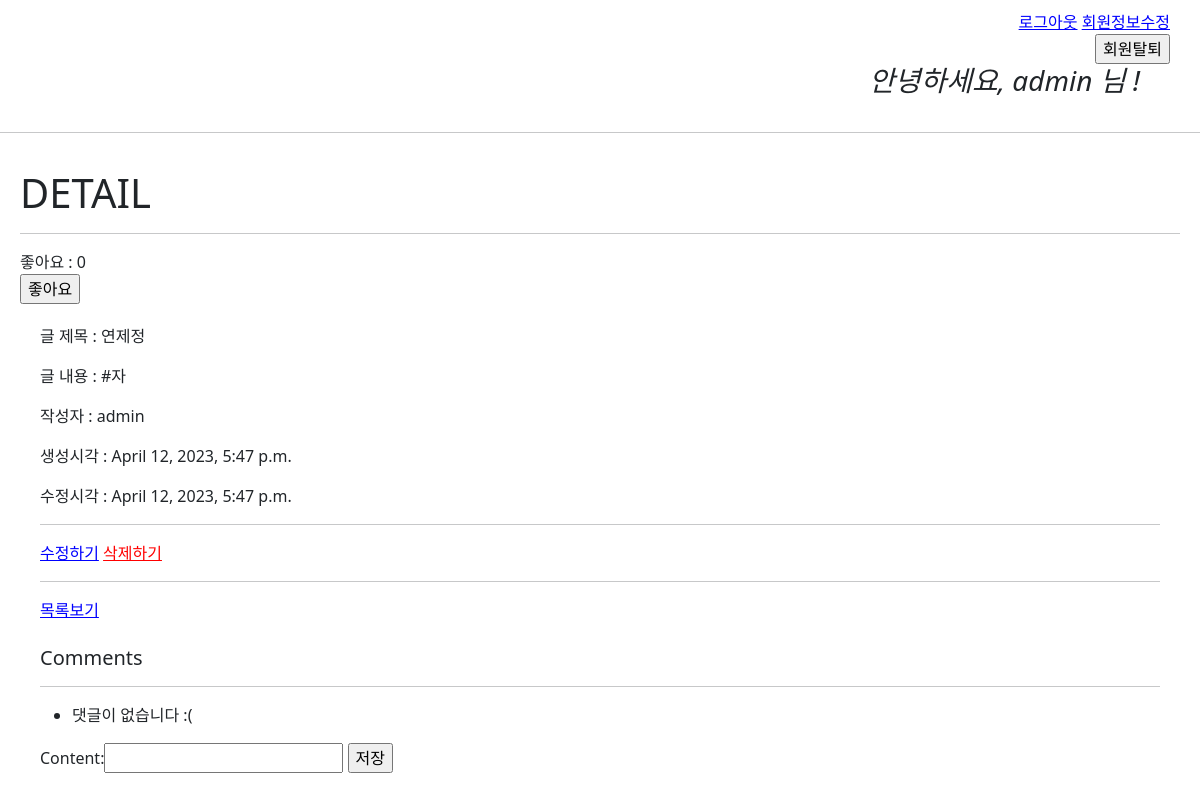
The app's page /articles/6/ (signed in) with its own data.
### accounts/models.py (models this page shows)
class User(AbstractUser):
    pass

### articles/models.py (models this page shows, shortened)
class Article(models.Model):
    hashtags = models.ManyToManyField(Hashtag)
    user = models.ForeignKey(settings.AUTH_USER_MODEL, on_delete=models.CASCADE)
    like_users = models.ManyToManyField(settings.AUTH_USER_MODEL, related_name='like_articles')
    title = models.CharField(max_length=30)
    content = models.TextField()
    image = models.ImageField(blank=True, null=True)
    thumbnail_img = ImageSpecField(
        source='image',
        processors=[Thumbnail(200,300)],
        format='JPEG',
        options={'quality':80},
    )
    created_at = models.DateTimeField(auto_now_add=True)
    updated_at = models.DateTimeField(auto_now=True)

### articles/views.py (the view)
# urls.py: path('<int:pk>/', views.detail, name='detail'),
def detail(request, pk):
    article = Article.objects.get(pk=pk)
    comment_form = CommentForm()
    comments = article.comment_set.all()
    comments = article.comment_set.filter(parent__isnull=True) # 댓글
    context = {
        'article': article,
        'comment_form': comment_form,
        'comments': comments,
    }
    return render(request, 'articles/detail.html', context)

### articles/forms.py
class CommentForm(forms.ModelForm):
    class Meta:
        model = Comment
        exclude = ('article', 'user', 'parent')

### articles/templates/articles/detail.html (shortened to what this page needs)
{% extends 'base.html' %}
{% block content %}
  <h1>DETAIL</h1>
  <hr />
  <span>좋아요 : {{article.like_users.count}}</span>
  {% if request.user.is_authenticated %}
  <form action="{% url 'articles:likes' article.pk %}" method="POST">
    {% if requset.user in article.like_users.all %}
      <input type="submit" value="좋아요 취소">
    {% else %}
      <input type="submit" value="좋아요">
    {% endif %}
  </form>
  {% endif %}
  <div id="article-content">
    <p>글 제목 : {{article.title}}</p>
    <p>글 내용 : {{article.content}}</p>
    <p>작성자 : {{article.user}}</p>
    <p>생성시각 : {{article.created_at}}</p>
    <p>수정시각 : {{article.updated_at}}</p>
    <hr>
    {% if request.user == article.user %}
      <a href="{% url 'articles:update' article.pk %}">수정하기</a>
      <form action="{% url 'articles:delete' article.pk %}" id="delete-form">
        <input type="submit" value="삭제하기" id="delete-btn" />
      </form><br>
      <hr>
    {% endif %}
    <a href="{% url 'articles:index' %}">목록보기</a>
    <br><br>
    <h5>Comments</h5>
    <hr>
    <ul>
      {% for comment in comments %}
        <li>
          {{comment.user}} : {{comment.content}}
          {% if request.user == comment.user %}
          <form action="{% url 'articles:comments_delete' article.pk comment.pk%}" method="POST">
            {% csrf_token %}
            <input type="submit" value="삭제">
          </form>
          {% endif %}
        </li>
        <p>대댓글</p>
        {% for reply in comment.replies.all %}
        <p>{{ reply.content }}</p>
        {% endfor %}
        <form action="{% url 'articles:comments_create' article.pk %}" method="POST">
          <input type="hidden" name="parent_pk" value="{{ comment.pk }}">
          {% csrf_token %}
          {{ comment_form }}
          <input type="submit" value="대댓글">
        </form>
      {% empty %}
        <li>댓글이 없습니다 :(</li>
      {% endfor %}
    </ul>
    {% if request.user.is_authenticated %}
    <form action="{% url 'articles:comments_create' article.pk %}" method="POST">
      {{comment_form}}
      <input type="submit" value="저장">
    </form>
    {% else %}
      <a href="{% url 'accounts:login' %}">[댓글을 작성하려면 로그인하세요.]</a>
    {% endif %}
  </div>
{% endblock content %}

### templates/base.html (shortened to what this page needs)
{% load static %}
<!DOCTYPE html>
<html lang="en">
  <head>
    <link href="https://cdn.jsdelivr.net/npm/bootstrap@5.3.0-alpha1/dist/css/bootstrap.min.css" rel="stylesheet">
    <link rel="stylesheet" href="{% static 'base.css' %}">
  </head>
  <body>
    <div id="nav">
      {% if user.is_authenticated %}
        <a href="{% url 'accounts:logout' %}">로그아웃</a>
        <a href="{% url 'accounts:update' %}">회원정보수정</a>
        <form action="{% url 'accounts:delete' %}" method="POST">
          <input type="submit" value="회원탈퇴">
        </form>
        <h3 id="user-hello"><i>안녕하세요, {{user}} 님 !</i></h3>
      {% else %}
        <a href="{% url 'accounts:signup' %}">회원가입</a>
        <a href="{% url 'accounts:login' %}">로그인</a>
      {% endif %}
    </div>
    <hr>
    <div id="content">
      {% block content %}{% endblock content %}
    </div>
  </body>
</html>

### static/base.css (style rules this page uses)
a { color: blue; }
#content { padding: 20px; }
#delete-btn { border: 0; outline: 0; color: red; text-decoration: underline; background: none; padding: 0px; }
#delete-form { display: inline; }
#nav { text-align: right; padding: 10px 30px 10px; }
#user-hello { text-align: right; padding-right: 30px; }
#article-content { padding: 20px; }

### records on screen
User: username "admin"
Article: like_users.count "0", title "연제정", content "#자", user "admin", created_at "April 12, 2023, 5:47 p.m.", updated_at "April 12, 2023, 5:47 p.m."
